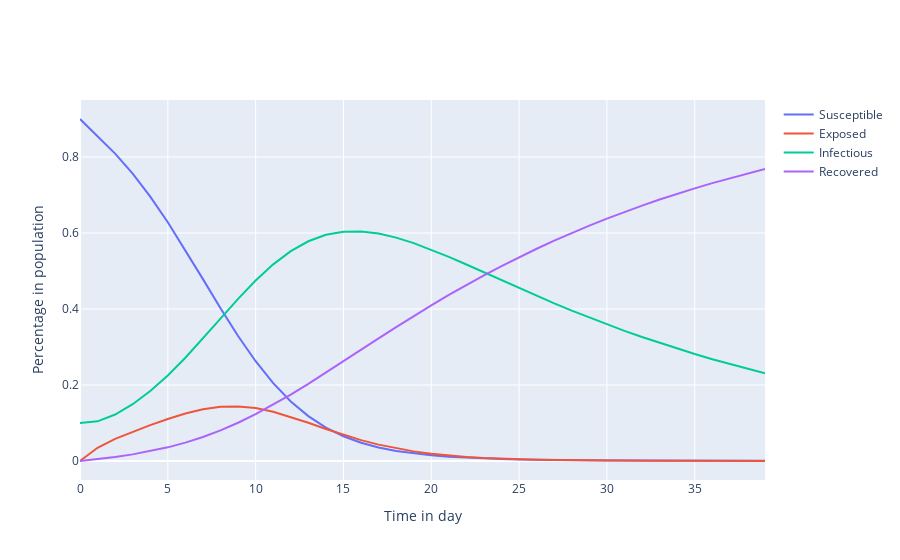
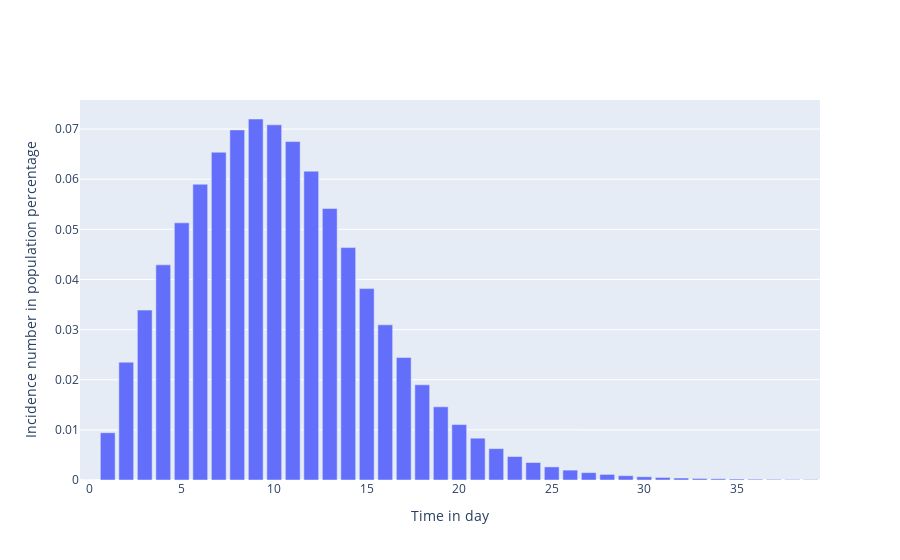

Notebook code for these charts, in order:
### Code cell
import plotly.graph_objects as go

# Plot I: Create plot of S, E, I, R
fig = go.Figure()

# Plot of susceptibles
fig.add_trace(
    go.Scatter(
        x=times,
        y=result[:, 0],
        mode='lines',
        name='Susceptible'
    )
)

# Plot of exposed
fig.add_trace(
    go.Scatter(
        x=times,
        y=result[:, 1],
        mode='lines',
        name='Exposed'
    )
)

# Plot of infectious
fig.add_trace(
    go.Scatter(
        x=times,
        y=result[:, 2],
        mode='lines',
        name='Infectious'
    )
)

# Plot of Recovered
fig.add_trace(
    go.Scatter(
        x=times,
        y=result[:, 3],
        mode='lines',
        name='Recovered'
    )
)

# Add axis labels
fig.update_layout(
    xaxis_title='Time in day',
    yaxis_title='Percentage in population'
)

fig.show()

# Plot II: Create plot of incidence number per day
fig = go.Figure()

# Plot of susceptibles
fig.add_trace(
    go.Bar(
        x=times,
        y=result[:, 4],
        name='Incidences'
    )
)

# Add axis labels
fig.update_layout(
    xaxis_title='Time in day',
    yaxis_title='Incidence number in population percentage'
)

fig.show()

### Figure 1 — Plotly figure (JSON) as saved in the notebook; plotly's stock layout.template omitted (floating-point values rounded to 4 significant figures)
{"data": [{"mode": "lines", "name": "Susceptible", "type": "scatter", "x": [0, 1, 2, 3, 4, 5, 6, 7, 8, 9, 10, 11, 12, 13, 14, 15, 16, 17, 18, 19, 20, 21, 22, 23, 24, 25, 26, 27, 28, 29, 30, 31, 32, 33, 34, 35, 36, 37, 38, 39], "y": [0.9, 0.8558, 0.809, 0.7561, 0.6959, 0.6284, 0.5551, 0.4786, 0.402, 0.3291, 0.2626, 0.2048, 0.1567, 0.1181, 0.08806, 0.06523, 0.04822, 0.03569, 0.02652, 0.01984, 0.01496, 0.01138, 0.008742, 0.006784, 0.005321, 0.004217, 0.003376, 0.00273, 0.002229, 0.001837, 0.001528, 0.001282, 0.001085, 0.0009254, 0.0007953, 0.0006885, 0.0006002, 0.0005267, 0.0004651, 0.0004132]}, {"mode": "lines", "name": "Exposed", "type": "scatter", "x": [0, 1, 2, 3, 4, 5, 6, 7, 8, 9, 10, 11, 12, 13, 14, 15, 16, 17, 18, 19, 20, 21, 22, 23, 24, 25, 26, 27, 28, 29, 30, 31, 32, 33, 34, 35, 36, 37, 38, 39], "y": [0, 0.0348, 0.05809, 0.07706, 0.09441, 0.1106, 0.1249, 0.1361, 0.1427, 0.1437, 0.1393, 0.1296, 0.1161, 0.1006, 0.08426, 0.06891, 0.05497, 0.04307, 0.03324, 0.02533, 0.01916, 0.0144, 0.01078, 0.008052, 0.006029, 0.00452, 0.00339, 0.002564, 0.001948, 0.001485, 0.001144, 0.0008858, 0.0006904, 0.0005446, 0.0004318, 0.0003448, 0.0002789, 0.0002268, 0.0001856, 0.0001532]}, {"mode": "lines", "name": "Infectious", "type": "scatter", "x": [0, 1, 2, 3, 4, 5, 6, 7, 8, 9, 10, 11, 12, 13, 14, 15, 16, 17, 18, 19, 20, 21, 22, 23, 24, 25, 26, 27, 28, 29, 30, 31, 32, 33, 34, 35, 36, 37, 38, 39], "y": [0.1, 0.1044, 0.1223, 0.1494, 0.184, 0.2251, 0.2717, 0.3222, 0.3746, 0.4266, 0.4749, 0.5176, 0.5524, 0.5782, 0.5952, 0.6034, 0.6041, 0.5985, 0.5878, 0.5733, 0.5562, 0.5371, 0.517, 0.4964, 0.4756, 0.4549, 0.4347, 0.4149, 0.3958, 0.3773, 0.3595, 0.3425, 0.3262, 0.3105, 0.2956, 0.2814, 0.2678, 0.2549, 0.2426, 0.2308]}, {"mode": "lines", "name": "Recovered", "type": "scatter", "x": [0, 1, 2, 3, 4, 5, 6, 7, 8, 9, 10, 11, 12, 13, 14, 15, 16, 17, 18, 19, 20, 21, 22, 23, 24, 25, 26, 27, 28, 29, 30, 31, 32, 33, 34, 35, 36, 37, 38, 39], "y": [0, 0.005039, 0.01066, 0.01742, 0.02572, 0.03593, 0.04833, 0.06316, 0.08059, 0.1006, 0.1232, 0.148, 0.1748, 0.2031, 0.2325, 0.2625, 0.2927, 0.3228, 0.3524, 0.3815, 0.4097, 0.4371, 0.4634, 0.4888, 0.5131, 0.5363, 0.5586, 0.5798, 0.6001, 0.6194, 0.6378, 0.6554, 0.6721, 0.688, 0.7031, 0.7176, 0.7313, 0.7444, 0.7568, 0.7686]}], "layout": {"xaxis": {"title": {"text": "Time in day"}}, "yaxis": {"title": {"text": "Percentage in population"}}}}

### Figure 2 — Plotly figure (JSON) as saved in the notebook; plotly's stock layout.template omitted (floating-point values rounded to 4 significant figures)
{"data": [{"name": "Incidences", "type": "bar", "x": [0, 1, 2, 3, 4, 5, 6, 7, 8, 9, 10, 11, 12, 13, 14, 15, 16, 17, 18, 19, 20, 21, 22, 23, 24, 25, 26, 27, 28, 29, 30, 31, 32, 33, 34, 35, 36, 37, 38, 39], "y": [0, 0.009425, 0.0235, 0.03389, 0.04292, 0.05129, 0.059, 0.06538, 0.06983, 0.07201, 0.07084, 0.0675, 0.06161, 0.05415, 0.04636, 0.03818, 0.03095, 0.02443, 0.01899, 0.01459, 0.01106, 0.008338, 0.006256, 0.004687, 0.003486, 0.002613, 0.001971, 0.001472, 0.001117, 0.0008549, 0.00065, 0.000504, 0.0003927, 0.0003054, 0.000243, 0.0001938, 0.0001542, 0.0001256, 0.0001027, 8.429e-05]}], "layout": {"xaxis": {"title": {"text": "Time in day"}}, "yaxis": {"title": {"text": "Incidence number in population percentage"}}}}
